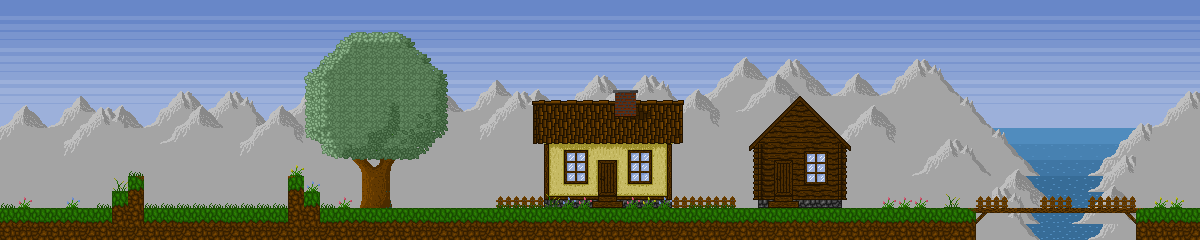

Rendered tile map (Tiled .tmx) drawn with the repository's tilesets; below, a short description and the map source with its tile grids summarised:
An orthogonal 75x15 tile map with 16x16 px tiles, 7 tile layers (Sky, Mountains, Close Mountains, Trees, ...).

<map version="1.2" tiledversion="1.2.1" orientation="orthogonal" renderorder="right-down" width="75" height="15" tilewidth="16" tileheight="16" infinite="0" nextlayerid="43" nextobjectid="1">
 <tileset firstgid="1" source="grass-land-3.tsx" />
 <layer id="36" name="Sky" width="75" height="15">
  <data>[1125 cells, 1125 non-empty, 13 distinct tile ids]</data>
 </layer>
 <layer id="37" name="Mountains" width="75" height="15">
  <data>[1125 cells, 731 non-empty, 28 distinct tile ids]</data>
 </layer>
 <layer id="38" name="Close Mountains" width="75" height="15">
  <data>[1125 cells, 122 non-empty, 27 distinct tile ids]</data>
 </layer>
 <layer id="39" name="Trees" width="75" height="15">
  <data>[1125 cells, 37 non-empty, 35 distinct tile ids]</data>
 </layer>
 <layer id="40" name="Decorations" width="75" height="15">
  <data>[1125 cells, 208 non-empty, 85 distinct tile ids]</data>
 </layer>
 <layer id="41" name="Top decorations" width="75" height="15">
  <data>[1125 cells, 35 non-empty, 11 distinct tile ids]</data>
 </layer>
 <layer id="42" name="Ground" width="75" height="15">
  <data>[1125 cells, 159 non-empty, 21 distinct tile ids]</data>
 </layer>
</map>
